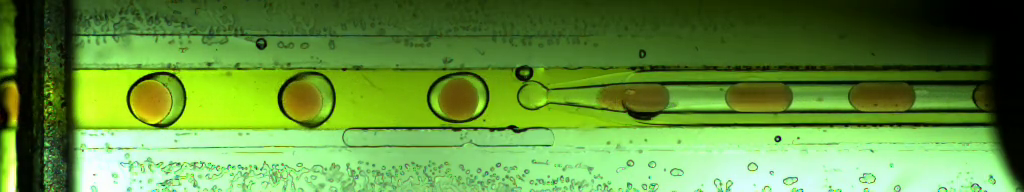
#> input picture frame 40 of VideoCW2.mp4, 1024 x 192 px
$ python blobDetectionAndCounting.py
#> lines starting #> are read from the running program, lines starting #| are printed output that depends on the picture; after the words box and inside, x2 and y2 are one past the last pixel; in counts of white or black regions, pixels touching at a corner belong together
# importing libraries and dependencies
import cv2 as cv
import numpy as np

# declaration and initilisation of variables
dropletVideo = cv.VideoCapture('VideoCW2.mp4')
prevWrap = None
def dist(x1, y1, x2, y2): return (x1-x2)**2*(y1-y2)**2


count = 0   # used for counting the successfully formed droplets
flag = 1  # used as a starting point for counting the successfully formed droplets
position = (460,40)

# main loop
while True:

    # reading the input video input and decleration
    ret, frame = dropletVideo.read()
#> frame is the input picture: shape (192, 1024, 3); mean B, G, R 61.9, 146.6, 99.1

    if not ret:
        break

    # marks the point where counting is done
    cv.line(frame, (448, 0), (448, 200), (0, 0, 255), 2)
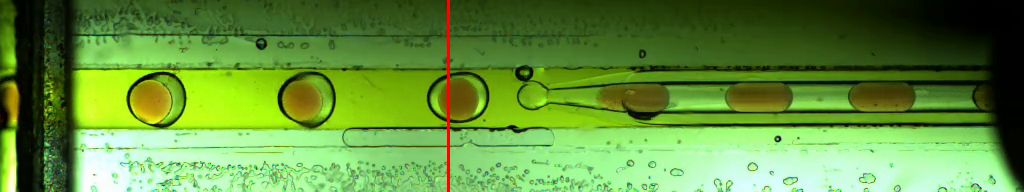
#> frame: shape (192, 1024, 3); 0.29% of pixels changed, all inside (x1, y1, x2, y2) = (447, 0, 450, 192)

# USING BLOB DETECTION TO DETECT INNER DROPLET AND CENTER OF MASS
    # Change the frame to HSV
    hsvFrame = cv.cvtColor(frame, cv.COLOR_BGR2HSV)
#> hsvFrame: shape (192, 1024, 3); mean H, S, V 48.8, 171.5, 147.4

    # thresholds the hsv frame to detect just brown pixels
    thresholdFrame = cv.inRange(hsvFrame, (10, 100, 20), (30, 255, 200))
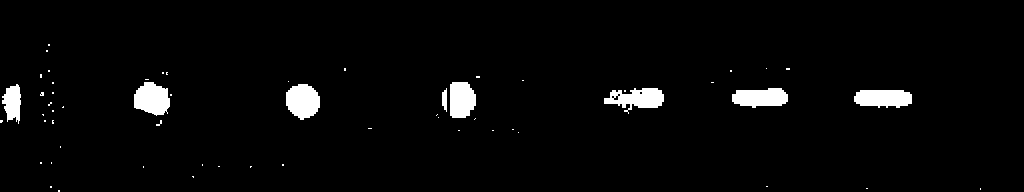
#> thresholdFrame: shape (192, 1024); 3.1% white; 58 white regions (50 under 20 px), largest, box (x1, y1, x2, y2) and area: (286, 84, 320, 120) 932, (134, 82, 170, 116) 914, (604, 88, 664, 114) 890

    # filtes the threshold frame to clean up edges
    kernel = cv.getStructuringElement(cv.MORPH_ELLIPSE, (8, 8))
    thresholdFrame = cv.erode(thresholdFrame, kernel, iterations=1)
#> thresholdFrame: shape (192, 1024); 1.4% white; 7 white regions, largest, box (x1, y1, x2, y2) and area: (290, 88, 317, 115) 534, (138, 86, 167, 112) 511, (454, 86, 473, 115) 436
    thresholdFrame = cv.dilate(thresholdFrame, kernel, iterations=1)
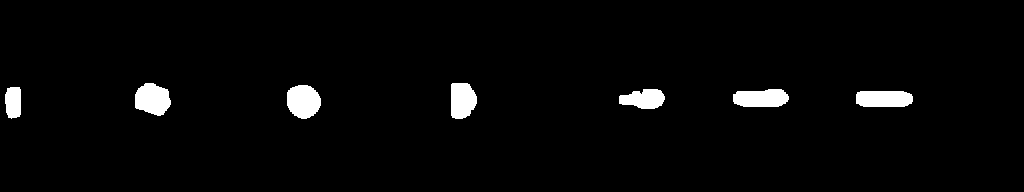
#> thresholdFrame: shape (192, 1024); 2.8% white; 7 white regions

    # blob detection and center of blob
    contours, _ = cv.findContours(
        thresholdFrame, cv.RETR_TREE, cv.CHAIN_APPROX_SIMPLE)
#> contours = 7 contours; box (x1, y1, x2, y2) and area: (287, 85, 321, 119) 862, (135, 83, 171, 116) 843, (856, 91, 913, 107) 788, (733, 89, 789, 107) 788, (451, 83, 477, 119) 735, (619, 89, 665, 109) 626, (5, 87, 21, 119) 410
    for cnt in contours:
        # contour drawn around the inner droplet
        cv.drawContours(frame, [cnt], -1, (0, 255, 0), 2)
        M = cv.moments(cnt)
        if M['m00'] != 0:
            x = int(M['m10']/M['m00'])
            y = int(M['m01']/M['m00'])

            # circle drawn around the center of mass
            cv.circle(frame, (x, y), 2, (255, 0, 50), 2)

            # counting successfully formed droplets
            if flag == 1:
                if x < 440:
                    count = count + 1
            elif x == 440:
                count = count + 1  # adds 1 to count whenever the droplet passes the point
#> this loop made 7 passes
#> (x, y) on passes 1 to 7: (883, 98), (760, 97), (643, 98), (12, 101), (302, 100), (461, 99), (152, 98)
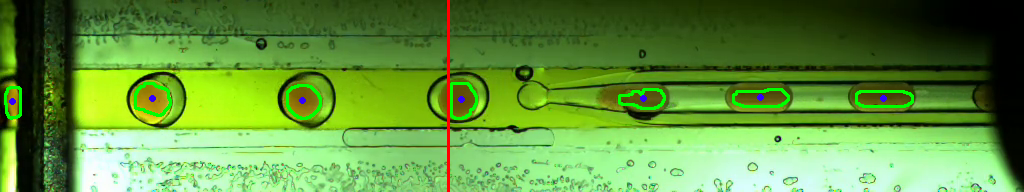
#> frame: shape (192, 1024, 3); 1.41% of pixels changed, all inside (x1, y1, x2, y2) = (4, 82, 914, 120)
#> after the loop, count = 3
    flag = 0  # set the flag to 0

    # displays the number of successfully formed droplets on the frame
    cv.putText(frame, "Counting blobs... " + str(count), position,
               cv.FONT_HERSHEY_SIMPLEX, 1, (115, 50, 255), 2)
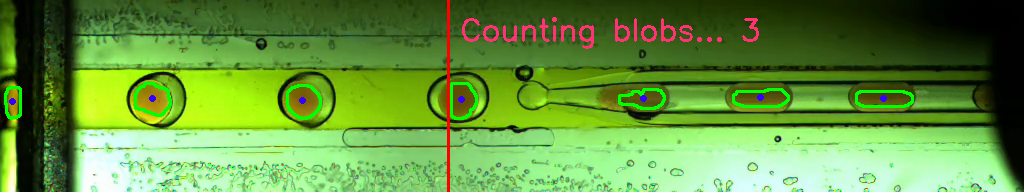
#> frame: shape (192, 1024, 3); 0.93% of pixels changed, all inside (x1, y1, x2, y2) = (462, 17, 759, 49)


# USING HOUGH CIRCLE TO DETECT OUTER WRAP
    # conversion to gray scale
    grayFrame = cv.cvtColor(frame, cv.COLOR_BGR2GRAY)
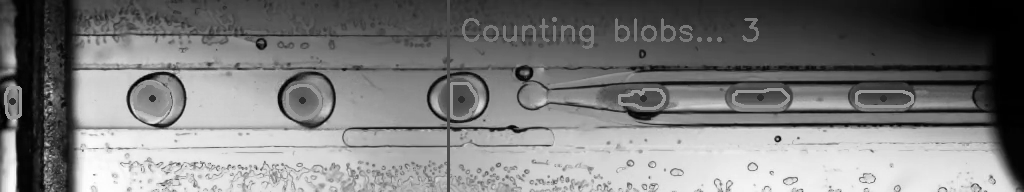
#> grayFrame: shape (192, 1024); min 0, max 255, mean 123.7

    # noise reduction
    blurFrame = cv.medianBlur(grayFrame, 1)

    # performing HoughCirle to detect the outer wrap
    outerWrap = cv.HoughCircles(blurFrame, cv.HOUGH_GRADIENT,
                                1, 5, param1=200, param2=15, minRadius=30, maxRadius=30)
#> outerWrap = [[303.5, 98.5, 31.4], [155.5, 98.5, 30.35]]

    # detecting the outer wrap
    if outerWrap is not None:
        outerWrap = np.uint16(np.around(outerWrap))
#> outerWrap = [[304, 98, 31], [156, 98, 30]]
        initialWrap = None
        for i in outerWrap[0, :]:
            if initialWrap is None:
                initialWrap = i
            if prevWrap is not None:
                if dist(initialWrap[0], initialWrap[1], prevWrap[0], prevWrap[1]) <= dist(i[0], i[1],
                                                                                          prevWrap[0], prevWrap[1]):
                    initialWrap = i
#> this loop made 2 passes
        # drawing a circle around the outer wrap
        cv.circle(frame, (initialWrap[0], initialWrap[1]),
                  initialWrap[2], (255, 0, 255), 3)
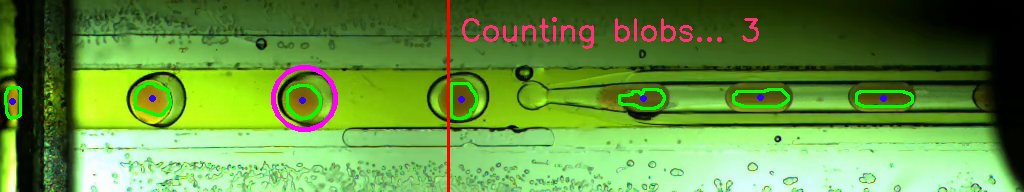
#> frame: shape (192, 1024, 3); 0.49% of pixels changed, all inside (x1, y1, x2, y2) = (271, 65, 338, 132)
        prevWrap = initialWrap
#> prevWrap = [304, 98, 31]

    # displays the  threshold frame
    cv.imshow("Threshold Frame", thresholdFrame)
    # displays the frame, showing the center of mass, outer wrap, inner droplet and count
    cv.imshow("Main Frame", frame)

    # closing the frame
    if cv.waitKey(1) & 0xFF == 27:
#> (key Esc is pressed here)
        break

dropletVideo.release()
cv.destroyAllWindows()

$ run again, starting later in the video
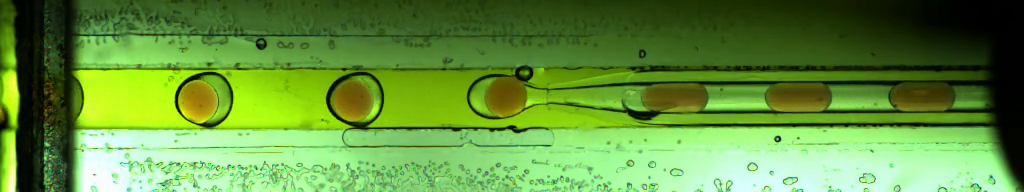
#> input picture frame 181 of VideoCW2.mp4, 1024 x 192 px
#> frame is the input picture: shape (192, 1024, 3); mean B, G, R 62.1, 147.3, 99.6
#> hsvFrame: shape (192, 1024, 3); mean H, S, V 48.9, 171.8, 148
#> `thresholdFrame = cv.dilate(thresholdFrame, kernel, iterations=1)`:
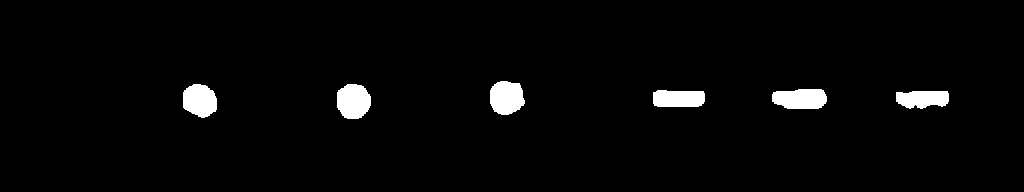
#> thresholdFrame: shape (192, 1024); 2.7% white; 6 white regions
#> contours = 6 contours; box (x1, y1, x2, y2) and area: (337, 84, 371, 119) 914, (490, 81, 525, 115) 898, (772, 89, 827, 109) 878, (183, 84, 217, 118) 852, (653, 90, 705, 107) 754, (896, 91, 949, 109) 718
#> the loop `for cnt in contours:` made 6 passes
#> (x, y, count) on passes 4 to 5: (353, 100, 1), (199, 100, 2)
#> after the loop `for cnt in contours:`: count = 2
#> `outerWrap = cv.HoughCircles(blurFrame, cv.HOUGH_GRADIENT, 1, 5, param1..`: outerWrap = [[201.5, 97.5, 31.4], [352.5, 97.5, 31.4]]
#> `outerWrap = np.uint16(np.around(outerWrap))`: outerWrap = [[202, 98, 31], [352, 98, 31]]
#> the loop `for i in outerWrap[0, :]:` made 2 passes
#> `cv.circle(frame, (initialWrap[0], initialWrap[1]), initialWrap[2], (25..`:
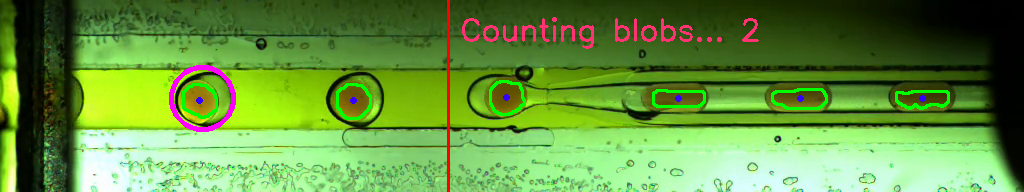
#> frame: shape (192, 1024, 3); mean B, G, R 64, 147.2, 101.2
#> prevWrap = [202, 98, 31]

$ run again, starting later in the video
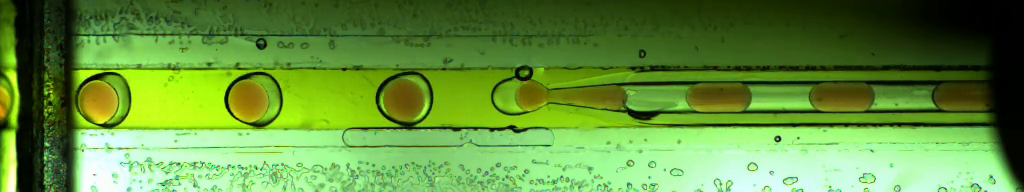
#> input picture frame 322 of VideoCW2.mp4, 1024 x 192 px
#> frame is the input picture: shape (192, 1024, 3); mean B, G, R 61.7, 146.4, 98.9
#> hsvFrame: shape (192, 1024, 3); mean H, S, V 48.8, 172.2, 147.1
#> `thresholdFrame = cv.dilate(thresholdFrame, kernel, iterations=1)`:
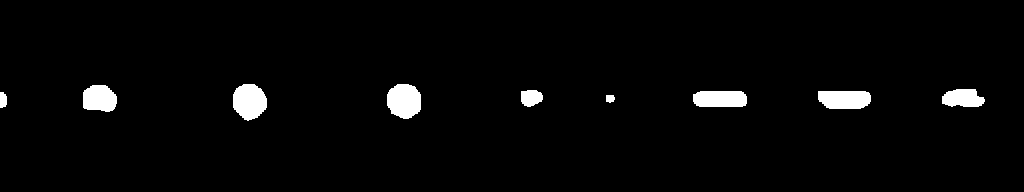
#> thresholdFrame: shape (192, 1024); 2.8% white; 9 white regions
#> contours = 9 contours; largest, box (x1, y1, x2, y2) and area: (387, 84, 421, 119) 909, (233, 84, 267, 121) 909, (818, 91, 871, 109) 802, (693, 91, 747, 107) 754, (83, 85, 117, 112) 709
#> the loop `for cnt in contours:` made 9 passes
#> (x, y) on passes 1 to 8: (609, 98), (2, 99), (844, 99), (719, 98), (530, 97), (962, 97), (99, 98), (403, 100)
#> after the loop `for cnt in contours:`: count = 4
#> `outerWrap = cv.HoughCircles(blurFrame, cv.HOUGH_GRADIENT, 1, 5, param1..`: outerWrap = [[250.5, 98.5, 31.4], [100.5, 98.5, 31.4], [404.5, 94.5, 30.35]]
#> `outerWrap = np.uint16(np.around(outerWrap))`: outerWrap = [[250, 98, 31], [100, 98, 31], [404, 94, 30]]
#> the loop `for i in outerWrap[0, :]:` made 3 passes
#> `cv.circle(frame, (initialWrap[0], initialWrap[1]), initialWrap[2], (25..`:
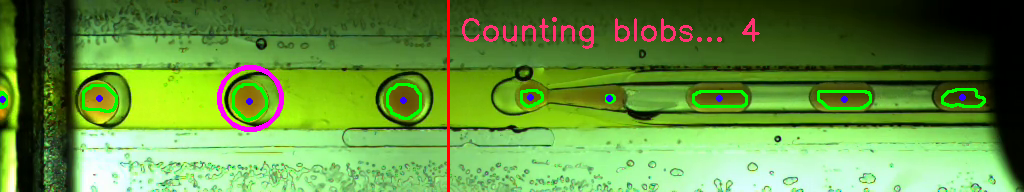
#> frame: shape (192, 1024, 3); mean B, G, R 63.7, 146.4, 100.4
#> prevWrap = [250, 98, 31]
